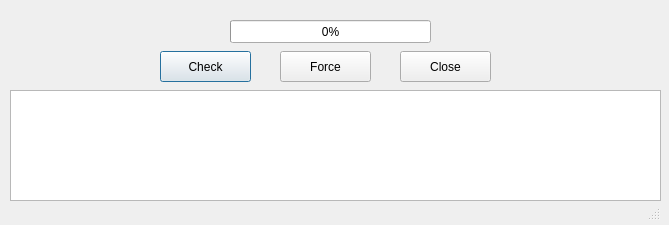
<?xml version="1.0" encoding="UTF-8"?>
<ui version="4.0">
 <class>UpdateScriptsDialog</class>
 <widget class="QDialog" name="UpdateScriptsDialog">
  <property name="geometry">
   <rect>
    <x>0</x>
    <y>0</y>
    <width>669</width>
    <height>225</height>
   </rect>
  </property>
  <property name="windowTitle">
   <string>Manual check if scripts update is required...</string>
  </property>
  <widget class="QProgressBar" name="progressBar">
   <property name="geometry">
    <rect>
     <x>230</x>
     <y>20</y>
     <width>201</width>
     <height>23</height>
    </rect>
   </property>
   <property name="value">
    <number>0</number>
   </property>
  </widget>
  <widget class="QPushButton" name="checkButton">
   <property name="geometry">
    <rect>
     <x>160</x>
     <y>51</y>
     <width>91</width>
     <height>31</height>
    </rect>
   </property>
   <property name="text">
    <string>Check</string>
   </property>
  </widget>
  <widget class="QStatusBar" name="statusBar">
   <property name="enabled">
    <bool>true</bool>
   </property>
   <property name="geometry">
    <rect>
     <x>0</x>
     <y>200</y>
     <width>661</width>
     <height>21</height>
    </rect>
   </property>
  </widget>
  <widget class="QTextBrowser" name="textBrowser">
   <property name="geometry">
    <rect>
     <x>10</x>
     <y>90</y>
     <width>651</width>
     <height>111</height>
    </rect>
   </property>
  </widget>
  <widget class="QPushButton" name="closeUpdateDialogButton">
   <property name="geometry">
    <rect>
     <x>400</x>
     <y>51</y>
     <width>91</width>
     <height>31</height>
    </rect>
   </property>
   <property name="text">
    <string>Close</string>
   </property>
  </widget>
  <widget class="QPushButton" name="forceButton">
   <property name="geometry">
    <rect>
     <x>280</x>
     <y>51</y>
     <width>91</width>
     <height>31</height>
    </rect>
   </property>
   <property name="text">
    <string>Force</string>
   </property>
  </widget>
 </widget>
 <resources/>
 <connections/>
</ui>
